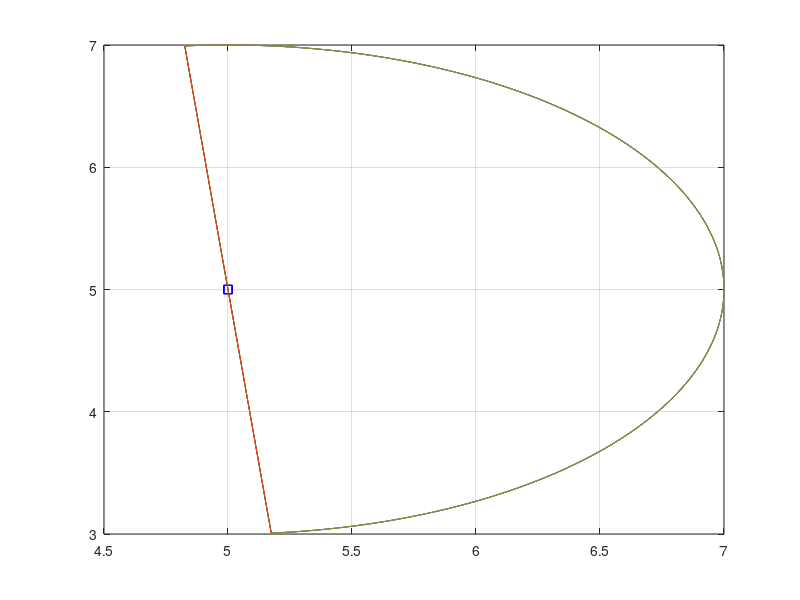

The MATLAB source for this figure: (Note: this script raises an error after producing the figure.)
clc; clear all; close all;
%% Input - Initial State of followers
n_f=input('Enter Number of moving vehicles or followers: ');
n_l=0;
xy=zeros(n_l,2);
xy_1=zeros(n_l,2);
xyO=zeros(n_f,4);
xyO_1=zeros(n_f,4);
disp('Enter initial global posture info (x, y, theta) for the N moving vehicles or followers');
for i=1:n_f 
    for j=1:3
        if j==1
            w1=sprintf('Enter x (for vehicle %d) : ',i);
        end
        if j==2
            w1=sprintf('Enter y (for vehicle %d) : ',i);
        end
        if j==3
            w1=sprintf('Enter theta [in degree](for vehicle %d) : ',i);
        end
        xyO(i,j)=input(w1);
        xyO_1(i,j)=xyO(i,j);
    end
end
xyO_1(:,3)=deg2rad(xyO_1(:,3));
xyO_1(:,4)=pi; % Half-Plane FOVs sensor omega=pi
%% Input - Initial State of static Leaders
clc;
n_l=input('Enter Number of Static vehicles or Leaders: ');
xy=zeros(n_l,2);
xy_1=zeros(n_l,2);

disp('Enter initial position info (x, y) for the M static vehicles or leaders');
for i=1:n_l 
    for j=1:2
        if j==1
            w1=sprintf('Enter x (for Target %d) : ',i);
        end
        if j==2
            w1=sprintf('Enter y (for Target %d) : ',i);
        end
        xy(i,j)=input(w1);
        xy_1(i,j)=xy(i,j);
    end
end
%% Consensus & Containment Analysis
clc;
n=n_f+n_l;
xyO=xyO_1;
xy=xy_1;
t_tot=40;
if n_l==0
    t_tot=500;
end
f_x=zeros(t_tot,n_f);
f_y=zeros(t_tot,n_f);
d=ceil((n-1)/2);
p_val=1;
%del=0.5;
for time=1:1:t_tot
    e=zeros(n_f,2);
    r1=zeros(n_f,2);
    r2=zeros(n_f,2);
    u=zeros(n_f,2);
    d_in=zeros(n_f,1);
    d_in_1=zeros(n_f,1);
    
    f_x(p_val,:)=xyO(:,1);
    f_y(p_val,:)=xyO(:,2);
    p_val=p_val+1;
    
    for i=1:n_f
        
        e(i,1)=cos(xyO(i,3));
        e(i,2)=sin(xyO(i,3));
        
        for j=1:n_l
            if ((xy(j,1)-xyO(i,1))*e(i,1)+(xy(j,2)-xyO(i,2))*e(i,2))>=0
                r1(i,1)=r1(i,1)+xy(j,1)-xyO(i,1);
                r1(i,2)=r1(i,2)+xy(j,2)-xyO(i,2);
                d_in(i)=d_in(i)+1;
            end
            
            if ((xy(j,1)-xyO(i,1))*e(i,1)+(xy(j,2)-xyO(i,2))*e(i,2))<=0
                r2(i,1)=r2(i,1)+xy(j,1)-xyO(i,1);
                r2(i,2)=r2(i,2)+xy(j,2)-xyO(i,2);
                d_in_1(i)=d_in_1(i)+1;
            end
        end

        for j=1:n_f
            if j~=i
                if ((xyO(j,1)-xyO(i,1))*e(i,1)+(xyO(j,2)-xyO(i,2))*e(i,2))>=0
                    r1(i,1)=r1(i,1)+xyO(j,1)-xyO(i,1);
                    r1(i,2)=r1(i,2)+xyO(j,2)-xyO(i,2);
                    d_in(i)=d_in(i)+1;
                end
                
                if ((xyO(j,1)-xyO(i,1))*e(i,1)+(xyO(j,2)-xyO(i,2))*e(i,2))<=0
                    r2(i,1)=r2(i,1)+xyO(j,1)-xyO(i,1);
                    r2(i,2)=r2(i,2)+xyO(j,2)-xyO(i,2);
                    d_in_1(i)=d_in_1(i)+1;
                end
            end
        end
        
        
        if d_in(i)>=d
            u(i,:)=r1(i,:);
        end
        
        if d_in(i)<d
            u(i,:)=r2(i,:);
        end
        
    end
            
    tspan=[0 0.1];
    for i=1:n_f
        x0=xyO(i,1);
        [t,x]=ode45(@(t,x) u(i,1)*t,tspan,x0);
        xyO(i,1)=x(end);
        %xyO(i,2)=xyO(i,2)+u(i,2);
        xyO(i,3)=atan2(u(i,2),u(i,1));
    
        y0=xyO(i,2);
        [t,y]=ode45(@(t,y) u(i,2)*t,tspan,y0);
        xyO(i,2)=y(end);
    end
    
end

%% INPUT PLOT
r=2;
c_map=lines(n_f);
for i=1:n_f
    center=[xyO_1(i,1)+r*cos(xyO_1(i,3)-xyO_1(i,4)/2),xyO_1(i,2)+r*sin(xyO_1(i,3)-xyO_1(i,4)/2);
            xyO_1(i,1),xyO_1(i,2);
            xyO_1(i,1)+r*cos(xyO_1(i,3)+xyO_1(i,4)/2),xyO_1(i,2)+r*sin(xyO_1(i,3)+xyO_1(i,4)/2)];
    theta=[xyO_1(i,3)-xyO_1(i,4)/2:pi/3600:xyO_1(i,3)+xyO_1(i,4)/2];
    x_trial=xyO_1(i,1)+r*cos(theta);
    y_trial=xyO_1(i,2)+r*sin(theta);
    plot(center(2,1),center(2,2),'bs');
    hold on;
    plot(center(:,1),center(:,2),x_trial,y_trial,'Color',c_map(i,:));
    grid on;
end

if n_l~=0
    [k,av] = convhull(xy);
    hold on;
    plot(xy(:,1),xy(:,2),'o')
    hold on;
    plot(xy(k,1),xy(k,2),'k');
end

%% OUTPUT PLOT

if n_l~=0
    [k,av] = convhull(xy);
    hold on;
    plot(xy(:,1),xy(:,2),'o')
    hold on;
    plot(xy(k,1),xy(k,2),'k');
end

for i=1:n_f
    %figure;
    plot(f_x(1,i),f_y(1,i),'s');
    hold on;
    plot(f_x(:,i),f_y(:,i));
    hold on;
    if n_l==0
        plot(f_x(end,i),f_y(end,i),'o');
    end
    if n_l~=0
        plot(f_x(end,i),f_y(end,i),'*');
    end
    grid on;
end
